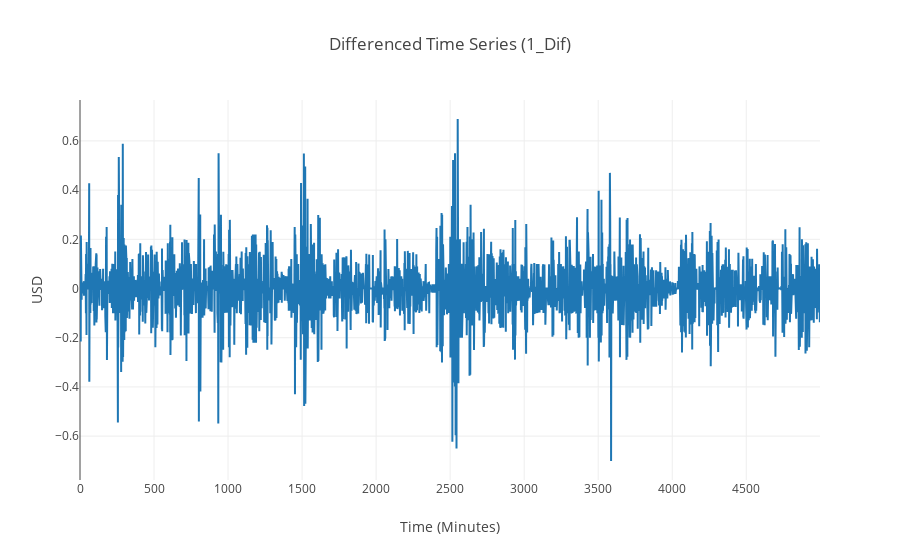

The code cell stored with this chart in its notebook:
### Markdown cell above
# Plot the Differenced Time Series
We will now plot the differenced time series, so we have a visualization of the transformation.

### Code cell
layout = go.Layout(
    title='Differenced Time Series (' + str(keyColumn) + ')',
    xaxis=dict(title='Time (Minutes)'),
    yaxis=dict(title='USD')
)

figData = [{'x': [i for i in range(len(data[keyColumn].tolist()))], 'y': data[keyColumn].tolist()}]

fig = go.Figure(data=figData, layout=layout)

iplot(fig, show_link=False)

### Figure 1 — Plotly figure (JSON) as saved in the notebook; plotly's stock layout.template omitted (floating-point values rounded to 4 significant figures; data arrays with more than 128 entries replaced by an {"elided": "..."} marker saying what was removed)
{"data": [{"type": "scatter", "x": {"elided": "4999 int values"}, "y": {"elided": "4999 float values"}}], "layout": {"title": "Differenced Time Series (1_Dif)", "xaxis": {"title": "Time (Minutes)"}, "yaxis": {"title": "USD"}}}
